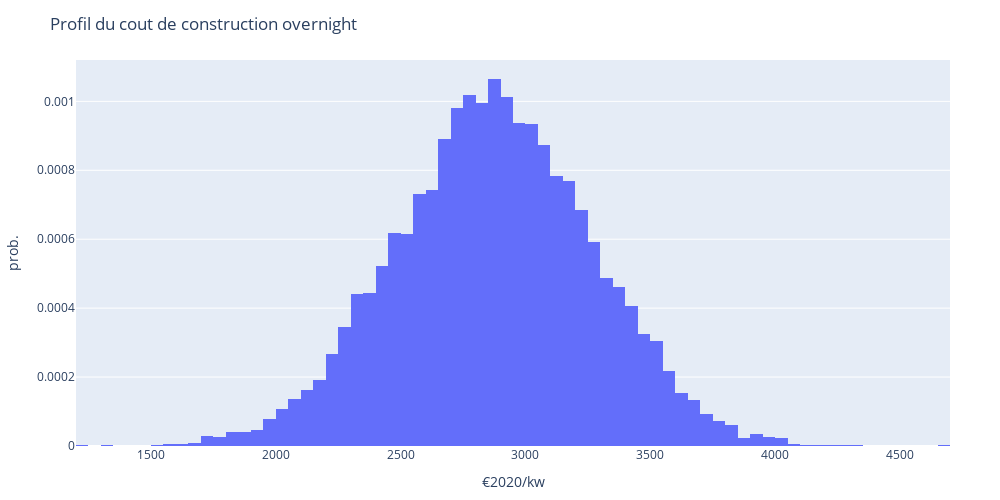

Notebook code cell kept with this figure:
### Code cell
fig = go.Figure()

fig.add_trace(go.Histogram(x=cost_construction_occ/(power_electric*1e-3),name="OCC",histnorm='probability density'))

fig.update_layout(title="Profil du cout de construction overnight",
                  xaxis_title="€2020/kw",
                  yaxis_title="prob.",
                  width=1000,
                  height=500,
                  margin=dict(l=50,r=50,b=30,t=60),
                  legend=dict(y=0.85,x=0.75)
                 )

### Figure 1 — Plotly figure (JSON) as saved in the notebook; plotly's stock layout.template omitted (floating-point values rounded to 4 significant figures; data arrays with more than 128 entries replaced by an {"elided": "..."} marker saying what was removed)
{"data": [{"histnorm": "probability density", "name": "OCC", "type": "histogram", "x": {"elided": "10000 float values"}}], "layout": {"height": 500, "legend": {"x": 0.75, "y": 0.85}, "margin": {"b": 30, "l": 50, "r": 50, "t": 60}, "title": {"text": "Profil du cout de construction overnight"}, "width": 1000, "xaxis": {"autorange": true, "range": [1200, 4700], "title": {"text": "€2020/kw"}, "type": "linear"}, "yaxis": {"autorange": true, "range": [0, 0.00112], "title": {"text": "prob."}}}}
